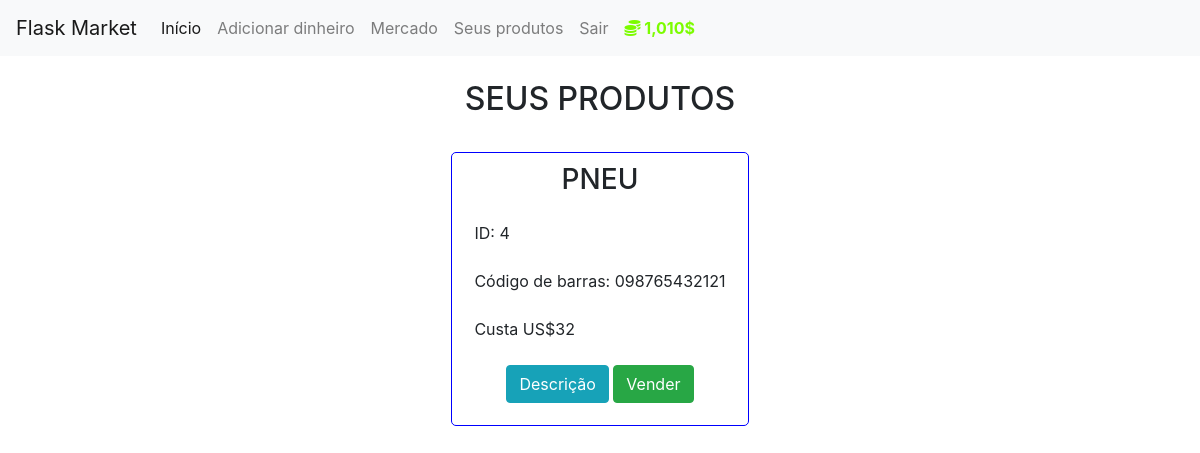
/owner (signed in), run on an earlier commit of the app's database.
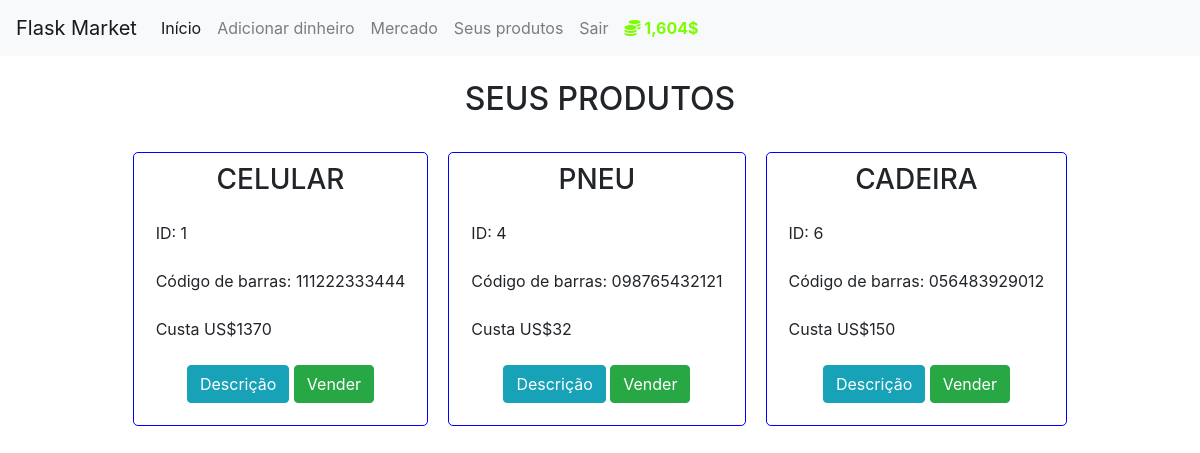
And on a later commit of the database.
### market/models.py (models this page shows, shortened)
class User(db.Model, UserMixin):
    id = db.Column(db.Integer(), primary_key=True)
    username = db.Column(db.String(length=30), unique=True, nullable=False)
    email_address = db.Column(db.String(length=50), nullable=False, unique=True)
    password_hash = db.Column(db.String(length=60), nullable=False)
    budget = db.Column(db.Integer(), nullable=False, default=1000)
    items = db.relationship('Item', backref='owned_user', lazy=True)
    @property
    def prettier_budget(self):
        if len(str(self.budget)) >= 4:
            return f'{str(self.budget)[:-3]},{str(self.budget)[-3:]}$'
        else:
            return f"{self.budget}$"
    @property
    def password(self):
        return self.password

class Item(db.Model):
    id = db.Column(db.Integer(), primary_key=True)
    name = db.Column(db.String(length=30), nullable=False, unique=True)
    price = db.Column(db.Integer(), nullable=False)
    barcode = db.Column(db.String(length=12), nullable=False, unique=True)
    description = db.Column(db.String(length=1200), nullable=False, unique=True)
    owner = db.Column(db.Integer(), db.ForeignKey('user.id'))

### market/routes.py (the view)
@routes.route("/owner", methods=['GET', 'POST'])
@login_required
def owner_page():
    form_sell = SellItemForm()
    if request.method == "POST":
        sold_item = request.form.get('sold_item')
        p_item_obj_sell = Item.query.filter_by(name=sold_item).first()
        if p_item_obj_sell:
            p_item_obj_sell.sell(current_user=current_user)
            flash('Produto vendido com sucesso!', category='success')
    owned_items = Item.query.filter_by(owner=current_user.id)
    return render_template("owner.html", current_user=current_user, formSell=form_sell, owned_items=owned_items)

### market/models.py (called while the page is built)
@login_manager.user_loader
def load_user(user_id):
    return User.query.get(int(user_id))

### market/templates/owner.html (shortened to what this page needs)
{% extends 'base.html' %}
{% block content %}
    <h2 style="margin:24px 0px; text-align:center; text-transform:uppercase;">Seus produtos</h2>
    <div class="products-container">
        {% for item in owned_items %}
            <div class="product-container">
                <h3>{{ item.name }}</h3>
                <p>ID: {{ item.id }}</p>
                <p>Código de barras: {{ item.barcode }}</p>
                <p>Custa US${{ item.price }}</p>
                <div class="buttons">
                    <button class="btn btn-outline btn-info" data-toggle="modal" data-target="#Modal-MoreInfo-{{ item.id }}">Descrição</button>
                    <button class="btn btn-outline btn-success" data-toggle="modal" data-target="#Modal-SellConfirm-{{ item.id }}">Vender</button>
                </div>
            </div>
        {% endfor %}
    </div>
{% endblock %}

### market/templates/base.html (shortened to what this page needs)
<!doctype html>
<html lang="pt-br">
  <head>
    <link rel="stylesheet" href="https://cdn.jsdelivr.net/npm/bootstrap@4.5.3/dist/css/bootstrap.min.css">
    <link rel="stylesheet" href="https://cdnjs.cloudflare.com/ajax/libs/font-awesome/5.15.1/css/all.min.css">
      <link rel="stylesheet" href="../static/style.css">
  </head>
  <body>
    <nav class="navbar navbar-expand-md navbar-light bg-light">
      <a class="navbar-brand" href="{{ url_for('routes.home_page') }}">Flask Market</a>
      <div class="collapse navbar-collapse" id="navbarNav">
        <ul class="navbar-nav ">
            <li class="nav-item active">
                <a class="nav-link" href="{{ url_for('routes.home_page') }}">Início <span class="sr-only">(current)</span></a>
            </li>
        </ul>
          {% if current_user.is_authenticated %}
            <ul class="navbar-nav">
                <li class="nav-item">
                    <a class="nav-link" href="{{ url_for('routes.adicionar_saldo_page') }}">Adicionar dinheiro</a>
                </li>
                <li>
                    <a class="nav-link" href="{{ url_for('routes.market_page') }}">Mercado</a>
                </li>
                <li>
                    <a class="nav-link" href="{{ url_for('routes.owner_page') }}">Seus produtos</a>
                </li>
                <li>
                    <a class="nav-link" href="{{ url_for('routes.logout_page') }}">Sair</a>
                </li>
                <li class="nav-item">
                    <a class="nav-link" style="color: lawngreen; font-weight: bold">
                        <i class="fas fa-coins"></i>
                        {{ current_user.prettier_budget }}
                    </a>
                </li>
            </ul>
          {% endif %}
      </div>
    </nav>
  {% block content %} {% endblock %}
  </body>
</html>

### market/static/style.css (style rules this page uses)
.products-container { display: flex; align-items: center; justify-content: center; flex-wrap: wrap; }
.product-container { border:1px solid blue; border-radius: 5px; padding: 10px; margin:10px; max-width: fit-content; }
.product-container > h3 { text-transform: uppercase; text-align: center; }
.product-container > p { margin: 24px 12px; }
.product-container > .buttons { text-align: center; margin:12px; }

What changed in the data, as far as the page shows it:
changed User: prettier_budget "1,010$" → "1,604$"
now on this page (row edited): Item: name "CELULAR", id "1", barcode "111222333444", price "1370"
added Item: name "CADEIRA", id "6", barcode "056483929012", price "150"
